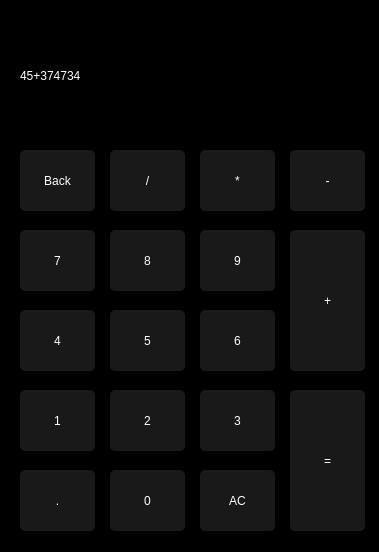
<?xml version="1.0" encoding="UTF-8"?>
<ui version="4.0">
 <class>Form</class>
 <widget class="QWidget" name="Form">
  <property name="geometry">
   <rect>
    <x>0</x>
    <y>0</y>
    <width>379</width>
    <height>552</height>
   </rect>
  </property>
  <property name="windowTitle">
   <string>Form</string>
  </property>
  <property name="styleSheet">
   <string notr="true">background-color:black
</string>
  </property>
  <widget class="QPushButton" name="pushButton">
   <property name="geometry">
    <rect>
     <x>20</x>
     <y>390</y>
     <width>75</width>
     <height>61</height>
    </rect>
   </property>
   <property name="styleSheet">
    <string notr="true">background-color:rgb(25,25,25);
color:white;
border-radius: 5px;
font: 18pt &quot;Bahnschrift SemiLight Condensed&quot;;</string>
   </property>
   <property name="text">
    <string>1</string>
   </property>
  </widget>
  <widget class="QPushButton" name="pushButton_2">
   <property name="geometry">
    <rect>
     <x>110</x>
     <y>390</y>
     <width>75</width>
     <height>61</height>
    </rect>
   </property>
   <property name="styleSheet">
    <string notr="true">background-color:rgb(25,25,25);
color:white;
border-radius: 5px;
font: 18pt &quot;Bahnschrift SemiLight Condensed&quot;;</string>
   </property>
   <property name="text">
    <string>2</string>
   </property>
  </widget>
  <widget class="QPushButton" name="pushButton_4">
   <property name="geometry">
    <rect>
     <x>20</x>
     <y>310</y>
     <width>75</width>
     <height>61</height>
    </rect>
   </property>
   <property name="styleSheet">
    <string notr="true">background-color:rgb(25,25,25);
color:white;
border-radius: 5px;
font: 18pt &quot;Bahnschrift SemiLight Condensed&quot;;</string>
   </property>
   <property name="text">
    <string>4</string>
   </property>
  </widget>
  <widget class="QPushButton" name="pushButton_7">
   <property name="geometry">
    <rect>
     <x>20</x>
     <y>230</y>
     <width>75</width>
     <height>61</height>
    </rect>
   </property>
   <property name="styleSheet">
    <string notr="true">background-color:rgb(25,25,25);
color:white;
border-radius: 5px;
font: 18pt &quot;Bahnschrift SemiLight Condensed&quot;;</string>
   </property>
   <property name="text">
    <string>7</string>
   </property>
  </widget>
  <widget class="QPushButton" name="pushButton_6">
   <property name="geometry">
    <rect>
     <x>200</x>
     <y>310</y>
     <width>75</width>
     <height>61</height>
    </rect>
   </property>
   <property name="styleSheet">
    <string notr="true">background-color:rgb(25,25,25);
color:white;
border-radius: 5px;
font: 18pt &quot;Bahnschrift SemiLight Condensed&quot;;</string>
   </property>
   <property name="text">
    <string>6</string>
   </property>
  </widget>
  <widget class="QPushButton" name="pushButton_3">
   <property name="geometry">
    <rect>
     <x>200</x>
     <y>390</y>
     <width>75</width>
     <height>61</height>
    </rect>
   </property>
   <property name="styleSheet">
    <string notr="true">background-color:rgb(25,25,25);
color:white;
border-radius: 5px;
font: 18pt &quot;Bahnschrift SemiLight Condensed&quot;;</string>
   </property>
   <property name="text">
    <string>3</string>
   </property>
  </widget>
  <widget class="QPushButton" name="pushButton_8">
   <property name="geometry">
    <rect>
     <x>110</x>
     <y>230</y>
     <width>75</width>
     <height>61</height>
    </rect>
   </property>
   <property name="styleSheet">
    <string notr="true">background-color:rgb(25,25,25);
color:white;
border-radius: 5px;
font: 18pt &quot;Bahnschrift SemiLight Condensed&quot;;</string>
   </property>
   <property name="text">
    <string>8</string>
   </property>
  </widget>
  <widget class="QPushButton" name="pushButton_5">
   <property name="geometry">
    <rect>
     <x>110</x>
     <y>310</y>
     <width>75</width>
     <height>61</height>
    </rect>
   </property>
   <property name="styleSheet">
    <string notr="true">background-color:rgb(25,25,25);
color:white;
border-radius: 5px;
font: 18pt &quot;Bahnschrift SemiLight Condensed&quot;;</string>
   </property>
   <property name="text">
    <string>5</string>
   </property>
  </widget>
  <widget class="QPushButton" name="pushButton_9">
   <property name="geometry">
    <rect>
     <x>200</x>
     <y>230</y>
     <width>75</width>
     <height>61</height>
    </rect>
   </property>
   <property name="styleSheet">
    <string notr="true">background-color:rgb(25,25,25);
color:white;
border-radius: 5px;
font: 18pt &quot;Bahnschrift SemiLight Condensed&quot;;</string>
   </property>
   <property name="text">
    <string>9</string>
   </property>
  </widget>
  <widget class="QPushButton" name="pushButton_10">
   <property name="geometry">
    <rect>
     <x>110</x>
     <y>470</y>
     <width>75</width>
     <height>61</height>
    </rect>
   </property>
   <property name="styleSheet">
    <string notr="true">background-color:rgb(25,25,25);
color:white;
border-radius: 5px;
font: 18pt &quot;Bahnschrift SemiLight Condensed&quot;;</string>
   </property>
   <property name="text">
    <string>0</string>
   </property>
  </widget>
  <widget class="QPushButton" name="pushButton_11">
   <property name="geometry">
    <rect>
     <x>20</x>
     <y>470</y>
     <width>75</width>
     <height>61</height>
    </rect>
   </property>
   <property name="styleSheet">
    <string notr="true">background-color:rgb(25,25,25);
color:white;
border-radius: 5px;
font: 18pt &quot;Bahnschrift SemiLight Condensed&quot;;</string>
   </property>
   <property name="text">
    <string>.</string>
   </property>
  </widget>
  <widget class="QPushButton" name="pushButton_12">
   <property name="geometry">
    <rect>
     <x>290</x>
     <y>390</y>
     <width>75</width>
     <height>141</height>
    </rect>
   </property>
   <property name="styleSheet">
    <string notr="true">background-color:rgb(25,25,25);
color:white;
border-radius: 5px;
font: 18pt &quot;Bahnschrift SemiLight Condensed&quot;;</string>
   </property>
   <property name="text">
    <string>=</string>
   </property>
  </widget>
  <widget class="QPushButton" name="pushButton_13">
   <property name="geometry">
    <rect>
     <x>290</x>
     <y>230</y>
     <width>75</width>
     <height>141</height>
    </rect>
   </property>
   <property name="styleSheet">
    <string notr="true">background-color:rgb(25,25,25);
color:white;
border-radius: 5px;
font: 18pt &quot;Bahnschrift SemiLight Condensed&quot;;</string>
   </property>
   <property name="text">
    <string>+</string>
   </property>
  </widget>
  <widget class="QPushButton" name="pushButton_14">
   <property name="geometry">
    <rect>
     <x>290</x>
     <y>150</y>
     <width>75</width>
     <height>61</height>
    </rect>
   </property>
   <property name="styleSheet">
    <string notr="true">background-color:rgb(25,25,25);
color:white;
border-radius: 5px;
font: 18pt &quot;Bahnschrift SemiLight Condensed&quot;;</string>
   </property>
   <property name="text">
    <string>-</string>
   </property>
  </widget>
  <widget class="QPushButton" name="pushButton_15">
   <property name="geometry">
    <rect>
     <x>200</x>
     <y>150</y>
     <width>75</width>
     <height>61</height>
    </rect>
   </property>
   <property name="styleSheet">
    <string notr="true">background-color:rgb(25,25,25);
color:white;
border-radius: 5px;
font: 18pt &quot;Bahnschrift SemiLight Condensed&quot;;</string>
   </property>
   <property name="text">
    <string>*</string>
   </property>
  </widget>
  <widget class="QPushButton" name="pushButton_16">
   <property name="geometry">
    <rect>
     <x>110</x>
     <y>150</y>
     <width>75</width>
     <height>61</height>
    </rect>
   </property>
   <property name="styleSheet">
    <string notr="true">background-color:rgb(25,25,25);
color:white;
border-radius: 5px;
font: 18pt &quot;Bahnschrift SemiLight Condensed&quot;;</string>
   </property>
   <property name="text">
    <string>/</string>
   </property>
  </widget>
  <widget class="QPushButton" name="pushButton_17">
   <property name="geometry">
    <rect>
     <x>20</x>
     <y>150</y>
     <width>75</width>
     <height>61</height>
    </rect>
   </property>
   <property name="styleSheet">
    <string notr="true">background-color:rgb(25,25,25);
color:white;
border-radius: 5px;
font: 18pt &quot;Bahnschrift SemiLight Condensed&quot;;</string>
   </property>
   <property name="text">
    <string>Back</string>
   </property>
  </widget>
  <widget class="QPushButton" name="pushButton_18">
   <property name="geometry">
    <rect>
     <x>200</x>
     <y>470</y>
     <width>75</width>
     <height>61</height>
    </rect>
   </property>
   <property name="styleSheet">
    <string notr="true">background-color:rgb(25,25,25);
color:white;
border-radius: 5px;
font: 18pt &quot;Bahnschrift SemiLight Condensed&quot;;</string>
   </property>
   <property name="text">
    <string>AC</string>
   </property>
  </widget>
  <widget class="QLabel" name="label">
   <property name="geometry">
    <rect>
     <x>20</x>
     <y>20</y>
     <width>341</width>
     <height>111</height>
    </rect>
   </property>
   <property name="styleSheet">
    <string notr="true">color:white;
font: 28pt &quot;Bahnschrift SemiLight Condensed&quot;;</string>
   </property>
   <property name="text">
    <string>45+374734</string>
   </property>
  </widget>
 </widget>
 <resources/>
 <connections/>
</ui>
